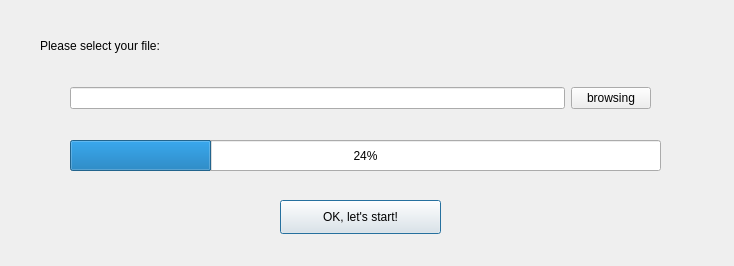
<?xml version="1.0" encoding="UTF-8"?>
<ui version="4.0">
 <class>Dialog</class>
 <widget class="QDialog" name="Dialog">
  <property name="geometry">
   <rect>
    <x>0</x>
    <y>0</y>
    <width>734</width>
    <height>266</height>
   </rect>
  </property>
  <property name="windowTitle">
   <string>Dialog</string>
  </property>
  <widget class="QProgressBar" name="Openprogress">
   <property name="geometry">
    <rect>
     <x>70</x>
     <y>140</y>
     <width>591</width>
     <height>31</height>
    </rect>
   </property>
   <property name="styleSheet">
    <string notr="true">font: 9pt &quot;Times New Roman&quot;;</string>
   </property>
   <property name="value">
    <number>24</number>
   </property>
  </widget>
  <widget class="QLabel" name="Loading">
   <property name="geometry">
    <rect>
     <x>200</x>
     <y>140</y>
     <width>281</width>
     <height>31</height>
    </rect>
   </property>
   <property name="styleSheet">
    <string notr="true">font: 9pt &quot;Times New Roman&quot;;</string>
   </property>
   <property name="text">
    <string/>
   </property>
  </widget>
  <widget class="QLabel" name="label">
   <property name="geometry">
    <rect>
     <x>40</x>
     <y>30</y>
     <width>221</width>
     <height>31</height>
    </rect>
   </property>
   <property name="styleSheet">
    <string notr="true">font: 75 10pt &quot;Arial&quot;;
</string>
   </property>
   <property name="text">
    <string>Please select your file:</string>
   </property>
  </widget>
  <widget class="QPushButton" name="begin">
   <property name="geometry">
    <rect>
     <x>280</x>
     <y>200</y>
     <width>161</width>
     <height>34</height>
    </rect>
   </property>
   <property name="styleSheet">
    <string notr="true">font: 9pt &quot;Microsoft YaHei UI&quot;;</string>
   </property>
   <property name="text">
    <string>OK, let's start!</string>
   </property>
  </widget>
  <widget class="QWidget" name="layoutWidget">
   <property name="geometry">
    <rect>
     <x>70</x>
     <y>80</y>
     <width>581</width>
     <height>36</height>
    </rect>
   </property>
   <layout class="QHBoxLayout" name="horizontalLayout">
    <item>
     <widget class="QLineEdit" name="lineEdit">
      <property name="styleSheet">
       <string notr="true">color: rgb(181, 181, 181);
border-top-color: rgb(255, 170, 127);
font: 9pt &quot;Segoe UI Historic&quot;;</string>
      </property>
      <property name="text">
       <string/>
      </property>
     </widget>
    </item>
    <item>
     <widget class="QPushButton" name="Open">
      <property name="styleSheet">
       <string notr="true">font: 9pt &quot;Times New Roman&quot;;</string>
      </property>
      <property name="text">
       <string>browsing</string>
      </property>
     </widget>
    </item>
   </layout>
  </widget>
 </widget>
 <resources/>
 <connections/>
</ui>
